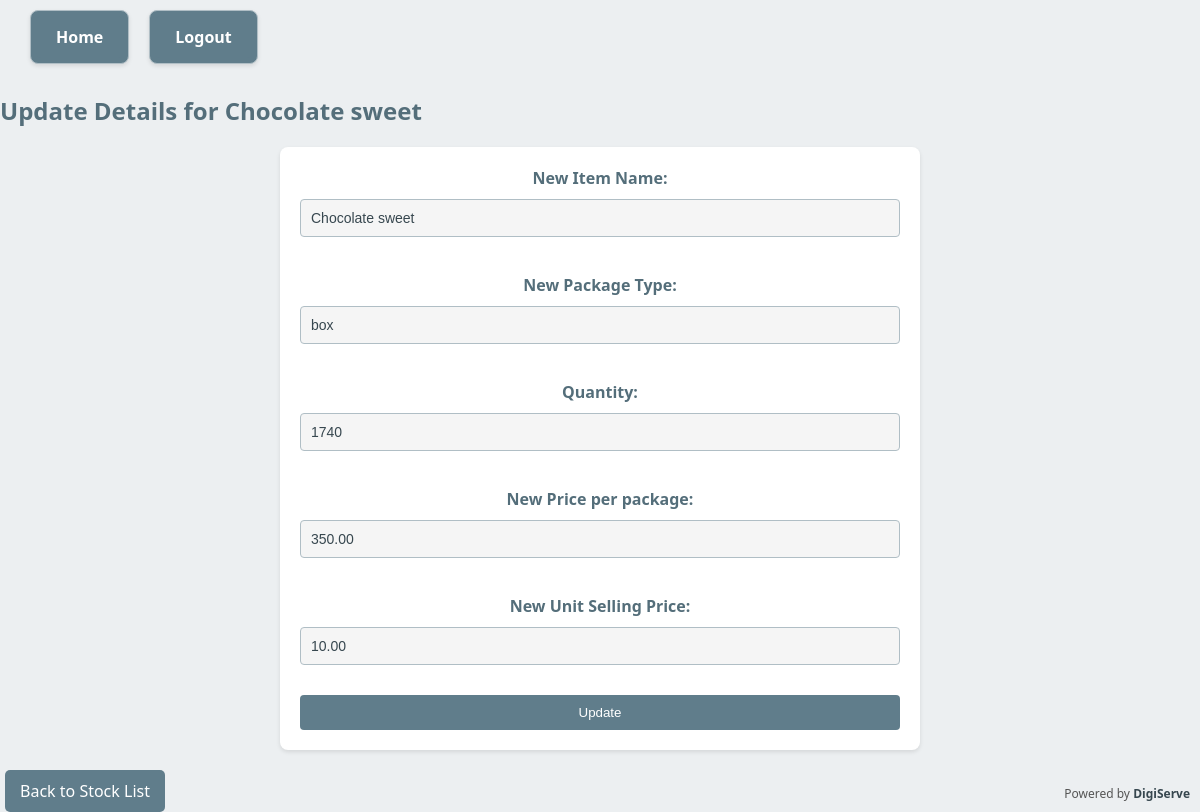
Screenshot of /sales/update/price/29/ (signed in) with the database file from the repository.
### sales/models.py (models this page shows, shortened)
class Item(models.Model):
    business = models.ForeignKey(Business, on_delete=models.CASCADE, related_name='items')
    name = models.CharField(max_length=200, unique=False)
    package_type = models.CharField(max_length=100)  # e.g., Crate, Box
    units_per_package = models.PositiveIntegerField()  # e.g., 24 bottles per crate
    current_price_per_package = models.DecimalField(max_digits=10, decimal_places=2)
    unit_cost = models.DecimalField(max_digits=10, decimal_places=2)  # Unit cost/buying price
    unit_selling_price = models.DecimalField(max_digits=10, decimal_places=2)  # Unit selling price
    stock = models.PositiveIntegerField(default=0)  # Total units in stock
    date_added = models.DateTimeField(auto_now_add=True)  # Field to track when the item is added
    last_stock_update = models.DateTimeField(null=True, blank=True)  # New field for tracking stock updates
    image = models.ImageField(
        upload_to='item_images/',
        null=True,
        blank=True,
        validators=[FileExtensionValidator(['jpg', 'jpeg', 'png'])]
    )
    last_updated_by = models.ForeignKey(
        User, on_delete=models.SET_NULL, null=True, blank=True, related_name='price_updater'
    )
    last_updated_at = models.DateTimeField(null=True, blank=True)
    class Meta:
        constraints = [
            models.UniqueConstraint(fields=['business', 'name'], name='unique_item_per_business')
        ]

### sales/views.py (the view, shortened to what this page needs)
# urls.py: path('update/price/<int:item_id>/', update_price, name='update-price'), # Accessed via /sales/update/price/
@login_required
def update_price(request, item_id):
    selected_business = getattr(request, 'selected_business', None)
    if not selected_business:
        messages.error(request, "No business selected. Please select a business.")
        return redirect('business-list')
    item = get_object_or_404(Item, id=item_id, business=selected_business)
    if not request.user.groups.filter(name__in=['manager', 'admin', 'Client Admin']).exists():
        messages.error(request, "You do not have permission to update prices.")
        return render(request, 'sales/access_denied.html')  # Redirect to an access denied page if unauthorized
    return render(request, 'sales/update_price.html', {'item': item})

### sales/context_processors.py (called while the page is built)
def selected_business_context(request):
    selected_business = None
    if request.user.is_authenticated:
        business_id = request.session.get('selected_business')
        if business_id:
            selected_business = Business.objects.filter(id=business_id).first()
        if not selected_business or not user_has_business_access(request.user, selected_business):
            user_businesses = Business.objects.filter(users=request.user, is_active=True)
            if user_businesses.exists():
                selected_business = user_businesses.first()
                request.session['selected_business'] = selected_business.id
            else:
                selected_business = None  # No valid business
    return {'selected_business': selected_business}

def user_has_business_access(user, business):
    return (
        business.is_active and (
            business.users.filter(id=user.id).exists() or
            business.owners.filter(id=user.id).exists()
        )
    )

### sales/templates/sales/update_price.html (shortened to what this page needs)
{% load static %}
<!DOCTYPE html>
<html lang="en">
<head>
    <link rel="stylesheet" href="{% static 'css/style_2.css' %}">
</head>
<body>
    <nav class="nav">
        <ul>
            <li><a href="{% url 'dashboard' %}">Home</a></li>
            <li>
                <a href="#" onclick="event.preventDefault(); document.getElementById('logout-form').submit();">Logout</a>
            </li>
        </ul>
    </nav>
    <h2>Update Details for {{ item.name }}</h2>
    <form method="post">
        <label for="name">New Item Name:</label>
        <input type="text" name="name" id="name" value="{{ item.name }}"><br><br>
        <label for="type">New Package Type:</label>
        <input type="text" name="type" id="type" value="{{ item.package_type }}"><br><br>
        <label for="quantity">Quantity:</label>
        <input type="number" name="quantity" id="quantity" value="{{ item.stock }}"><br><br>
        <label for="package_price">New Price per package:</label>
        <input type="number" name="package_price" id="package_price" value="{{ item.current_price_per_package }}"><br><br>
        <label for="price">New Unit Selling Price:</label>
        <input type="number" name="price" id="price" value="{{ item.unit_selling_price }}">
        <button type="submit">Update</button>
    </form>
    <a href="{% url 'stock-list' %}">Back to Stock List</a>
    <footer style="position: fixed; bottom: 10px; right: 10px; font-size: 12px; color: #555;">
        Powered by <strong>DigiServe</strong>
    </footer>
</body>
</html>

### static/css/style_2.css (style rules this page uses)
body { font-family: 'Segoe UI', Tahoma, Geneva, Verdana, sans-serif; background-color: #eceff1; margin: 0; padding: 0; }
.nav { background-color: #eceff1; color: #fff; padding: 10px 20px; text-align: center; display: flex; justify-content: space-between; list-style: none; }
.nav li { position: relative; margin: 0 10px; }
.nav a { color: white; text-decoration: none; padding: 8px 16px; display: block; }
.nav ul { list-style-type: none; padding: 0; margin: 0; display: flex; justify-content: space-between; align-items: center; }
.nav ul li { background-color: #607d8b; padding: 0; }
.nav ul li a { color: #fff; text-decoration: none; font-weight: bold; padding: 10px 15px; border-radius: 5px; transition: background-color 0.3s ease; }
.nav ul li a, .nav ul li button { color: #fff; text-decoration: none; font-weight: bold; padding: 10px 20px; border-radius: 5px; transition: background-color 0.3s ease; background-color: #607d8b; border: none; cursor: pointer; margin: 5px; display: inline-block; }
h1, h2 { color: #546e7a; margin-bottom: 20px; }
ul { list-style-type: none; padding: 0; }
li { background-color: #ffffff; border: 1px solid #b0bec5; border-radius: 8px; padding: 15px; margin-bottom: 20px; box-shadow: 0 2px 4px rgba(0, 0, 0, 0.1); }
strong { color: #37474f; }
form { margin-top: 10px; margin-bottom: 20px; text-align: center; }
input[type="text"] { padding: 8px; border: 1px solid #b0bec5; border-radius: 4px; width: 150px; }
button[type="submit"] { padding: 10px 20px; background-color: #607d8b; color: #fff; border: none; cursor: pointer; border-radius: 4px; transition: background-color 0.3s ease; }
button { width: 100%; padding: 12px; margin-top: 15px; background-color: #607d8b; color: #fff; border: none; cursor: pointer; border-radius: 4px; transition: background-color 0.3s ease; }
a { display: inline-block; background-color: #607d8b; color: #fff; padding: 10px 15px; text-decoration: none; border-radius: 5px; transition: background-color 0.3s ease; margin-top: 15px; margin-right: 10px; margin: 20px 5px 0 5px; }
form { max-width: 600px; margin: 0 auto; background-color: #ffffff; padding: 20px; border-radius: 8px; box-shadow: 0 2px 4px rgba(0, 0, 0, 0.1); }
label { display: block; margin-bottom: 10px; font-weight: bold; color: #546e7a; }
input[type="text"], input[type="number"], select { width: 100%; padding: 10px; margin-bottom: 15px; border: 1px solid #b0bec5; border-radius: 4px; box-sizing: border-box; background-color: #f5f5f5; color: #37474f; font-size: 14px; }

### rows the page displays
Item: name "Chocolate sweet", type "box", quantity "1740", package_price "350.00", price "10.00"
